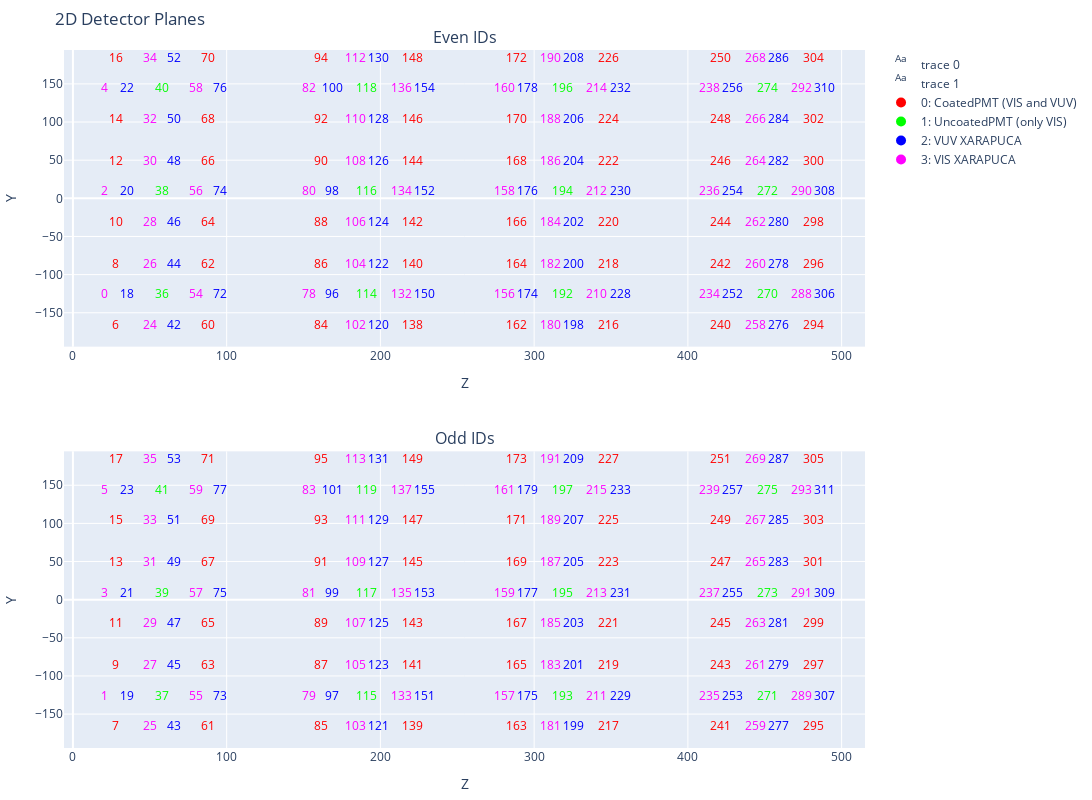

The code cell stored with this chart in its notebook:
### Markdown cell above
Mapa 2D detectores

### Code cell
import plotly.graph_objs as go
from plotly.subplots import make_subplots


# Extract coordinates, color values, and IDs for even and odd 2D plots
hor_even = [coord[2] for coord in even_data_dict.values()]
ver_even = [coord[1] for coord in even_data_dict.values()]
color_even = [coord[3] for coord in even_data_dict.values()]
ids_even = [key for key in even_data_dict.keys()]

hor_odd = [coord[2] for coord in odd_data_dict.values()]
ver_odd = [coord[1] for coord in odd_data_dict.values()]
color_odd = [coord[3] for coord in odd_data_dict.values()]

# Define a custom color map with distinct colors
distinct_colors = ['rgb(255,0,0)', 'rgb(0,255,0)', 'rgb(0,0,255)', 'rgb(255,0,255)']
color_map = {i: distinct_colors[i % len(distinct_colors)] for i in range(len(set(color_even)))}
colored_text_odd = [f'<span style="color: {color_map.get(col, "black")}">{id_}</span>' for id_, col in zip(ids_odd, color_odd)]
colored_text_even = [f'<span style="color: {color_map.get(col, "black")}">{id_}</span>' for id_, col in zip(ids_even, color_even)]

# Create subplot grid
fig = make_subplots(rows=2, cols=1,subplot_titles=('Even IDs', 'Odd IDs'), vertical_spacing=0.15)

# Add 2D scatter plot for even IDs
fig.add_trace(go.Scatter(
    x=hor_even,
    y=ver_even,
    mode='text',  # Use both markers and text
    text=colored_text_even,  # Display colored IDs as text labels
    textposition='top center',  # Position text labels
    marker=dict(
        size=10,  # Marker size
        color=color_even,  # Set color based on the fourth dimension
        colorscale='Jet',  # Define color scale
        colorbar=dict(title='Color Scale')  # Add colorbar to show color scale
    ),
    hoverinfo='text',  # Show text on hover
), row=1, col=1)

# Add 2D scatter plot for odd IDs
fig.add_trace(go.Scatter(
    x=hor_odd,
    y=ver_odd,
    mode='text',  # Use both markers and text
    text=colored_text_odd,  # Display colored IDs as text labels
    textposition='top center',  # Position text labels
    marker=dict(
        size=10,  # Marker size
        color=color_odd,  # Set color based on the fourth dimension
        colorscale='Jet',  # Define color scale
        colorbar=dict(title='Color Scale')  # Add colorbar to show color scale
    ),
    hoverinfo='text',  # Show text on hover
), row=2, col=1)

legend_labels = ['0: CoatedPMT (VIS and VUV)', '1: UncoatedPMT (only VIS)', '2: VUV XARAPUCA', '3: VIS XARAPUCA']
for i, label in enumerate(legend_labels):
    fig.add_trace(go.Scatter(
        x=[None],
        y=[None],
        mode='markers',
        marker=dict(
            size=10,
            color=distinct_colors[i],  # Color for each label
            showscale=False
        ),
        name=label
    ))

# Update layout
fig.update_layout(
    title='2D Detector Planes',
    width=1200,  # Set figure width
    height=800,  # Set figure height
    xaxis=dict(
        title='Z',
    ),
    yaxis=dict(
        title='Y',
    ),
    xaxis2=dict(
        title='Z',
    ),
    yaxis2=dict(
        title='Y',
    ),
      margin=dict(l=10, r=10, t=50, b=10),
    
)

# Show the plot
fig.show()

### Figure 1 — Plotly figure (JSON) as saved in the notebook; plotly's stock layout.template omitted (floating-point values rounded to 4 significant figures; data arrays with more than 128 entries replaced by an {"elided": "..."} marker saying what was removed)
{"data": [{"hoverinfo": "text", "marker": {"color": {"elided": "156 int values"}, "colorbar": {"title": {"text": "Color Scale"}}, "colorscale": [[0, "rgb(0,0,131)"], [0.2, "rgb(0,60,170)"], [0.4, "rgb(5,255,255)"], [0.6, "rgb(255,255,0)"], [0.8, "rgb(250,0,0)"], [1, "rgb(128,0,0)"]], "size": 10}, "mode": "text", "text": {"elided": "156 str values"}, "textposition": "top center", "type": "scatter", "x": {"elided": "156 float values"}, "xaxis": "x", "y": {"elided": "156 int values"}, "yaxis": "y"}, {"hoverinfo": "text", "marker": {"color": {"elided": "156 int values"}, "colorbar": {"title": {"text": "Color Scale"}}, "colorscale": [[0, "rgb(0,0,131)"], [0.2, "rgb(0,60,170)"], [0.4, "rgb(5,255,255)"], [0.6, "rgb(255,255,0)"], [0.8, "rgb(250,0,0)"], [1, "rgb(128,0,0)"]], "size": 10}, "mode": "text", "text": {"elided": "156 str values"}, "textposition": "top center", "type": "scatter", "x": {"elided": "156 float values"}, "xaxis": "x2", "y": {"elided": "156 int values"}, "yaxis": "y2"}, {"marker": {"color": "rgb(255,0,0)", "showscale": false, "size": 10}, "mode": "markers", "name": "0: CoatedPMT (VIS and VUV)", "type": "scatter", "x": [null], "y": [null]}, {"marker": {"color": "rgb(0,255,0)", "showscale": false, "size": 10}, "mode": "markers", "name": "1: UncoatedPMT (only VIS)", "type": "scatter", "x": [null], "y": [null]}, {"marker": {"color": "rgb(0,0,255)", "showscale": false, "size": 10}, "mode": "markers", "name": "2: VUV XARAPUCA", "type": "scatter", "x": [null], "y": [null]}, {"marker": {"color": "rgb(255,0,255)", "showscale": false, "size": 10}, "mode": "markers", "name": "3: VIS XARAPUCA", "type": "scatter", "x": [null], "y": [null]}], "layout": {"annotations": [{"font": {"size": 16}, "showarrow": false, "text": "Even IDs", "x": 0.5, "xanchor": "center", "xref": "paper", "y": 1, "yanchor": "bottom", "yref": "paper"}, {"font": {"size": 16}, "showarrow": false, "text": "Odd IDs", "x": 0.5, "xanchor": "center", "xref": "paper", "y": 0.425, "yanchor": "bottom", "yref": "paper"}], "height": 800, "margin": {"b": 10, "l": 10, "r": 10, "t": 50}, "title": {"text": "2D Detector Planes"}, "width": 1200, "xaxis": {"anchor": "y", "domain": [0, 1], "title": {"text": "Z"}}, "xaxis2": {"anchor": "y2", "domain": [0, 1], "title": {"text": "Z"}}, "yaxis": {"anchor": "x", "domain": [0.575, 1], "title": {"text": "Y"}}, "yaxis2": {"anchor": "x2", "domain": [0, 0.425], "title": {"text": "Y"}}}}
